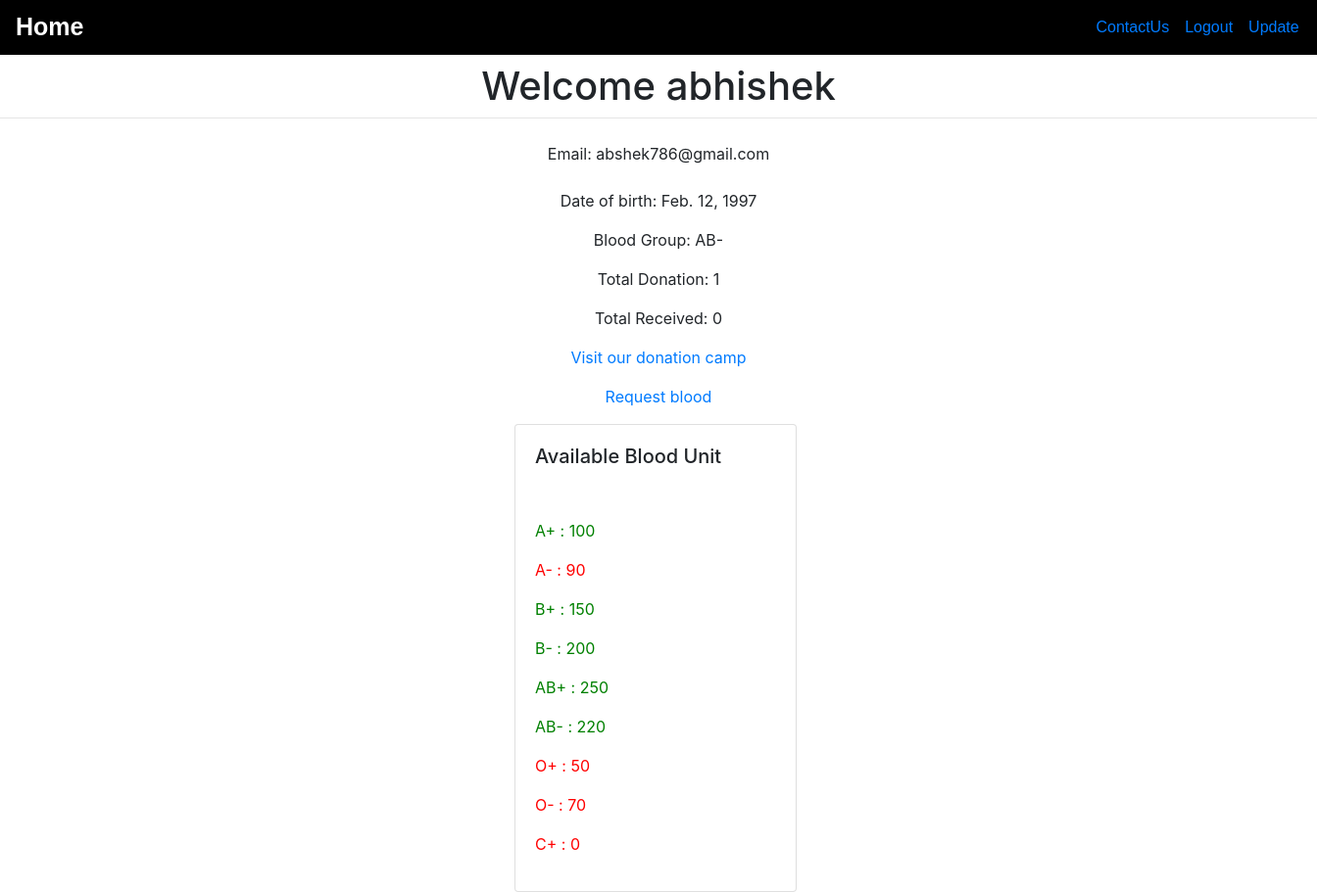
The app's page /dashboard/ (signed in) with its own data.
### account/models.py (models this page shows, shortened)
class Account(AbstractBaseUser):
    email               = models.EmailField(verbose_name='email', max_length=30, unique=True)
    username            = models.CharField(max_length=20, unique=True)
    date_joined         = models.DateTimeField(verbose_name='date joined', auto_now_add=True)  #Required fields to implement in order to override built in user model
    last_login          = models.DateTimeField(verbose_name='last login', auto_now=True)
    is_admin            = models.BooleanField(default=False)
    is_active           = models.BooleanField(default=True)
    is_staff            = models.BooleanField(default=False)
    is_superuser        = models.BooleanField(default=False)
    date_of_birth       = models.DateField(blank=True, null=True)
    blood = Blood.objects.all()
    print(blood)
    bg_choices = [(i.bg_group, i.bg_group) for i in blood]
    blood_group     = models.CharField(max_length=6, choices=bg_choices)
    total_donation  = models.IntegerField(default=0)
    total_received  = models.IntegerField(default=0)
    USERNAME_FIELD = 'email'
    REQUIRED_FIELDS = ['username']
    objects = MyAccountManager()

### blood/models.py (models this page shows, shortened)
class Blood(models.Model):
    bg_group            = models.CharField(max_length = 10)
    unit_available      = models.IntegerField(default=0)

### account/views.py (the view)
# urls.py: path('dashboard/', dashboard, name='dashboard'),
def dashboard(request):
    context = {}
    blood = Blood.objects.all()
    context['blood'] = blood
    return render(request, 'account/dashboard.html', context)

### account/templates/account/dashboard.html (shortened to what this page needs)
{% extends 'account/account_base.html' %}
{% load static %}
    {% block content %}
    <div class="text-center">
        {% if request.user.is_authenticated %}
        <h1 class="mt-2 text-center">Welcome {{request.user.username}}</h1>
        <hr class="mt-0 mb-4 text-left">
        <p class="mt-0 mb-4 text-left"></p>Email: {{request.user.email}}</p>
        <p class="mt-0 mb-4 text-left"></p>Date of birth: {{request.user.date_of_birth}}</p>
        <p>Blood Group: {{request.user.blood_group}}</p>
        <p>Total Donation: {{request.user.total_donation}}</p>
        <p>Total Received: {{request.user.total_received}}</p>
        <p><a href="#">Visit our donation camp</a></p>
        <p><a href="#">Request blood</a></p>
        {% else %}
        <p><a href="{% url 'register' %}">Register</a></p>
        {% endif %}
    </div>
    <div class="card text-left" style="width: 18rem; margin-top:10px; margin-left:525px">
        <div class="card-body">
          <h5 class="card-title">Available Blood Unit</h5>
          <p class="card-text col-4"><label>
              {% for b in blood %}
                {% if b.unit_available >= 100 %}
                <p style="color: green;">{{b.bg_group}} : {{b.unit_available}}</p>
                {% else %}
                <p style="color: red;">{{b.bg_group}} : {{b.unit_available}}</p>
                {% endif %}
              {% endfor %}
          </label></p>
        </div>
      </div>
    {% endblock %}

### records on screen
Account: user.username "abhishek", user.email "abshek786@gmail.com", user.date_of_birth "Feb. 12, 1997", user.blood_group "AB-", user.total_donation "1", user.total_received "0"
Blood: bg_group "A+", unit_available "100"
Blood: bg_group "A-", unit_available "90"
Blood: bg_group "B+", unit_available "150"
Blood: bg_group "B-", unit_available "200"
Blood: bg_group "AB+", unit_available "250"
Blood: bg_group "AB-", unit_available "220"
Blood: bg_group "O+", unit_available "50"
Blood: bg_group "O-", unit_available "70"
Blood: bg_group "C+", unit_available "0"
